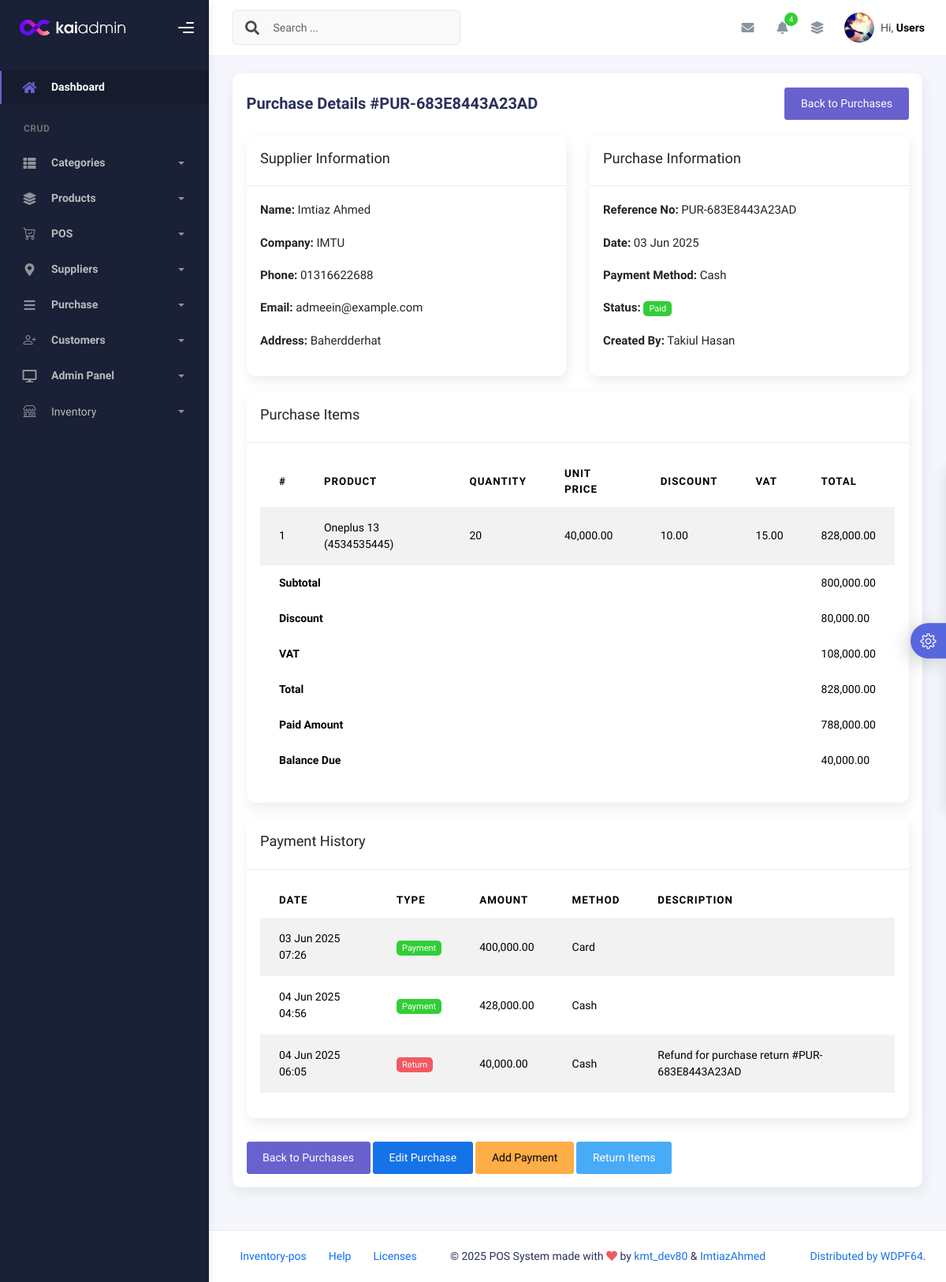
The app's page /modules/purchase/purchase_details.php?id=11 (signed in), older data.
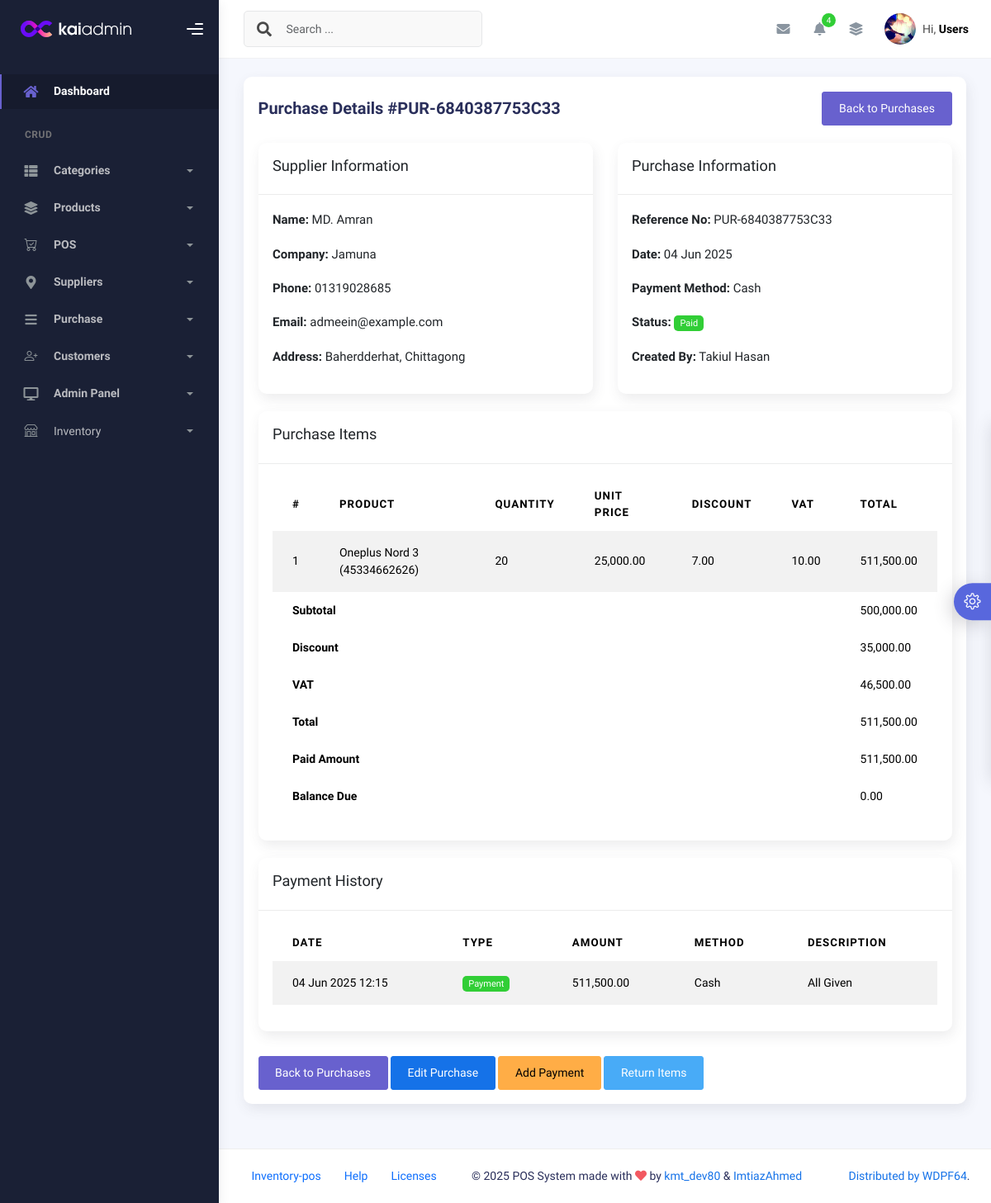
The same page, newer data.
### tables this page shows
CREATE TABLE `purchase` (
  `id` int(11) NOT NULL,
  `supplier_id` int(11) DEFAULT NULL,
  `reference_no` varchar(50) DEFAULT NULL,
  `purchase_date` date NOT NULL,
  `payment_method` varchar(20) DEFAULT 'cash',
  `payment_status` enum('pending','partial','paid') DEFAULT 'pending',
  `discount` decimal(10,2) DEFAULT 0.00,
  `subtotal` decimal(10,2) DEFAULT 0.00,
  `vat` decimal(10,2) NOT NULL DEFAULT 0.00,
  `total` decimal(10,2) NOT NULL,
  `user_id` int(11) DEFAULT NULL,
  `is_deleted` tinyint(1) DEFAULT 0,
  `deleted_at` timestamp NULL DEFAULT NULL,
  `created_at` timestamp NOT NULL DEFAULT current_timestamp(),
  `updated_at` timestamp NOT NULL DEFAULT current_timestamp() ON UPDATE current_timestamp()
);

CREATE TABLE `suppliers` (
  `id` int(11) NOT NULL,
  `name` varchar(100) NOT NULL,
  `phone` varchar(20) DEFAULT NULL,
  `email` varchar(100) DEFAULT NULL,
  `address` text DEFAULT NULL,
  `company_name` varchar(100) DEFAULT NULL,
  `created_at` timestamp NOT NULL DEFAULT current_timestamp(),
  `updated_at` timestamp NOT NULL DEFAULT current_timestamp() ON UPDATE current_timestamp()
);

CREATE TABLE `purchase_items` (
  `id` int(11) NOT NULL,
  `purchase_id` int(11) NOT NULL,
  `product_id` int(11) NOT NULL,
  `quantity` int(11) NOT NULL,
  `unit_price` decimal(10,2) NOT NULL,
  `discount` decimal(10,2) DEFAULT 0.00,
  `subtotal` decimal(10,2) DEFAULT 0.00,
  `vat` decimal(5,2) DEFAULT 0.00,
  `total_price` decimal(10,2) NOT NULL,
  `created_at` timestamp NOT NULL DEFAULT current_timestamp()
);

CREATE TABLE `products` (
  `id` int(11) NOT NULL,
  `name` varchar(100) NOT NULL,
  `barcode` varchar(50) NOT NULL,
  `category_id` int(11) DEFAULT NULL,
  `sub_category_id` int(11) DEFAULT NULL,
  `child_category_id` int(11) DEFAULT NULL,
  `brand_id` int(11) DEFAULT NULL,
  `price` decimal(10,2) NOT NULL,
  `sell_price` decimal(10,2) NOT NULL,
  `is_deleted` tinyint(1) DEFAULT 0,
  `deleted_at` timestamp NULL DEFAULT NULL,
  `created_at` timestamp NOT NULL DEFAULT current_timestamp(),
  `updated_at` timestamp NOT NULL DEFAULT current_timestamp() ON UPDATE current_timestamp()
);

CREATE TABLE `purchase_payment` (
  `id` int(11) NOT NULL,
  `supplier_id` int(11) DEFAULT NULL,
  `purchase_id` int(11) DEFAULT NULL,
  `purchase_return_id` int(11) DEFAULT NULL,
  `type` enum('payment','return') NOT NULL,
  `amount` decimal(10,2) NOT NULL,
  `payment_method` enum('cash','credit','card','bank_transfer') NOT NULL DEFAULT 'cash',
  `description` text DEFAULT NULL,
  `created_at` timestamp NOT NULL DEFAULT current_timestamp()
);

### modules/purchase/purchase_details.php (the view, shortened to what the changed rows need)
<?php
require_once __DIR__ . '/../../db_plugin.php';
$purchase_id = $_GET['id'];
$purchase_result = $mysqli->common_select('purchase', '*', ['id' => $purchase_id]);
$purchase = $purchase_result['data'][0];
$supplier = $mysqli->common_select('suppliers', '*', ['id' => $purchase->supplier_id])['data'][0] ?? null;
$items_result = $mysqli->common_select('purchase_items', '*', ['purchase_id' => $purchase_id]);
$items = $items_result['data'];
$payments_result = $mysqli->common_select('purchase_payment', '*', ['purchase_id' => $purchase_id]);
$payments = $payments_result['data'];
$paid_amount = 0;
foreach ($payments as $payment) {
    if ($payment->type == 'payment') {
        $paid_amount += $payment->amount;
    } else {
        $paid_amount -= $payment->amount;
    }
}
require_once __DIR__ . '/../../requires/header.php';
require_once __DIR__ . '/../../requires/topbar.php';
?>
<div class="container">
    <div class="page-inner">
        <div class="row">
            <div class="col-md-12 grid-margin">
                <div class="card">
                    <div class="card-body">
                        <div class="d-flex justify-content-between align-items-center mb-4">
                            <h4 class="card-title">Purchase Details #<?= $purchase->reference_no ?></h4>
                            <a href="view_purchases.php" class="btn btn-secondary">Back to Purchases</a>
                        </div>
                        <div class="row">
                            <div class="col-md-6">
                                <div class="card mb-4">
                                    <div class="card-body">
                                        <?php if ($supplier): ?>
                                            <p><strong>Name:</strong> <?= $supplier->name ?></p>
                                            <p><strong>Company:</strong> <?= $supplier->company_name ?? 'N/A' ?></p>
                                            <p><strong>Phone:</strong> <?= $supplier->phone ?? 'N/A' ?></p>
                                            <p><strong>Email:</strong> <?= $supplier->email ?? 'N/A' ?></p>
                                            <p><strong>Address:</strong> <?= $supplier->address ?? 'N/A' ?></p>
                                        <?php else: ?>
                                            <p>Supplier information not available</p>
                                        <?php endif; ?>
                                    </div>
                                </div>
                            </div>
                            <div class="col-md-6">
                                <div class="card mb-4">
                                    <div class="card-body">
                                        <p><strong>Reference No:</strong> <?= $purchase->reference_no ?></p>
                                        <p><strong>Date:</strong> <?= date('d M Y', strtotime($purchase->purchase_date)) ?></p>
                                        <p><strong>Payment Method:</strong> <?= ucfirst($purchase->payment_method) ?></p>
                                        <p>
                                            <strong>Status:</strong>
                                            <span class="badge badge-<?=
                                                $purchase->payment_status == 'paid' ? 'success' :
                                                ($purchase->payment_status == 'partial' ? 'warning' : 'danger')
                                            ?>">
                                                <?= ucfirst($purchase->payment_status) ?>
                                            </span>
                                        </p>
                                        <p><strong>Created By:</strong>
                                            <?php
                                                $user = $mysqli->common_select('users', 'full_name', ['id' => $purchase->user_id])['data'][0] ?? null;
                                                echo $user ? $user->full_name : 'Unknown';
                                            ?>
                                        </p>
                                    </div>
                                </div>
                            </div>
                        </div>
                        <div class="card mb-4">
                            <div class="card-body">
                                <div class="table-responsive">
                                    <table class="table table-striped">
                                        <thead>
                                            <tr>
                                                <th>#</th>
                                                <th>Product</th>
                                                <th>Quantity</th>
                                                <th>Unit Price</th>
                                                <th>Discount</th>
                                                <th>VAT</th>
                                                <th>Total</th>
                                            </tr>
                                        </thead>
                                        <tbody>
                                            <?php foreach ($items as $index => $item):
                                                $product = $mysqli->common_select('products', '*', ['id' => $item->product_id])['data'][0] ?? null;
                                            ?>
                                                <tr>
                                                    <td><?= $index + 1 ?></td>
                                                    <td><?= $product ? $product->name . ' (' . $product->barcode . ')' : 'Product not found' ?></td>
                                                    <td><?= $item->quantity ?></td>
                                                    <td><?= number_format($item->unit_price, 2) ?></td>
                                                    <td><?= number_format($item->discount, 2) ?></td>
                                                    <td><?= number_format($item->vat, 2) ?></td>
                                                    <td><?= number_format($item->total_price, 2) ?></td>
                                                </tr>
                                            <?php endforeach; ?>
                                        </tbody>
                                        <tfoot>
                                            <tr>
                                                <td colspan="6" class="text-right"><strong>Subtotal</strong></td>
                                                <td><?= number_format($purchase->subtotal, 2) ?></td>
                                            </tr>
                                            <tr>
                                                <td colspan="6" class="text-right"><strong>Discount</strong></td>
                                                <td><?= number_format($purchase->discount, 2) ?></td>
                                            </tr>
                                            <tr>
                                                <td colspan="6" class="text-right"><strong>VAT</strong></td>
                                                <td><?= number_format($purchase->vat, 2) ?></td>
                                            </tr>
                                            <tr>
                                                <td colspan="6" class="text-right"><strong>Total</strong></td>
                                                <td><?= number_format($purchase->total, 2) ?></td>
                                            </tr>
                                            <tr>
                                                <td colspan="6" class="text-right"><strong>Paid Amount</strong></td>
                                                <td><?= number_format($paid_amount, 2) ?></td>
                                            </tr>
                                            <tr>
                                                <td colspan="6" class="text-right"><strong>Balance Due</strong></td>
                                                <td><?= number_format($purchase->total - $paid_amount, 2) ?></td>
                                            </tr>
                                        </tfoot>
                                    </table>
                                </div>
                            </div>
                        </div>
                        <div class="card">
                            <div class="card-body">
                                <?php if (!empty($payments)): ?>
                                    <div class="table-responsive">
                                        <table class="table table-striped">
                                            <thead>
                                                <tr>
                                                    <th>Date</th>
                                                    <th>Type</th>
                                                    <th>Amount</th>
                                                    <th>Method</th>
                                                    <th>Description</th>
                                                </tr>
                                            </thead>
                                            <tbody>
                                                <?php foreach ($payments as $payment): ?>
                                                    <tr>
                                                        <td><?= date('d M Y H:i', strtotime($payment->created_at)) ?></td>
                                                        <td>
                                                            <span class="badge badge-<?= $payment->type == 'payment' ? 'success' : 'danger' ?>">
                                                                <?= ucfirst($payment->type) ?>
                                                            </span>
                                                        </td>
                                                        <td><?= number_format($payment->amount, 2) ?></td>
                                                        <td><?= ucfirst($payment->payment_method) ?></td>
                                                        <td><?= $payment->description ?? 'N/A' ?></td>
                                                    </tr>
                                                <?php endforeach; ?>
                                            </tbody>
                                        </table>
                                    </div>
                                <?php else: ?>
                                    <p>No payment records found for this purchase.</p>
                                <?php endif; ?>
                            </div>
                        </div>
                    </div>
                </div>
            </div>
        </div>
    </div>
</div>
<?php include __DIR__ . '/../../requires/footer.php'; ?>

Row changes from the older to the newer data that the page shows:
no longer on this page (row edited): suppliers: name "Imtiaz Ahmed", company_name "IMTU", phone "01316622688", email "admeein@example.com", address "Baherdderhat"
removed purchase_payment: created_at "03 Jun 2025 07:26", type "Payment", amount "400,000.00", payment_method "Card"
no longer on this page (row edited): purchase_payment: created_at "04 Jun 2025 04:56", type "Payment", amount "428,000.00", payment_method "Cash"
changed purchase "Cash": reference_no "PUR-683E8443A23AD" → "PUR-6840387753C33"; purchase_date "03 Jun 2025" → "04 Jun 2025"; subtotal "800,000.00" → "500,000.00"; discount "80,000.00" → "35,000.00"; vat "108,000.00" → "46,500.00"; total "828,000.00" → "511,500.00"; $purchase->total-$paid_amount "40,000.00" → "0.00"
added suppliers: name "MD. Amran", company_name "Jamuna", phone "01319028685", email "admeein@example.com", address "Baherdderhat, Chittagong"
changed purchase_items: product.name "Oneplus 13" → "Oneplus Nord 3"; product.barcode "4534535445" → "45334662626"; unit_price "40,000.00" → "25,000.00"; discount "10.00" → "7.00"; vat "15.00" → "10.00"; total_price "828,000.00" → "511,500.00"
changed purchase_payment "Cash": created_at "04 Jun 2025 06:05" → "04 Jun 2025 12:15"; type "Return" → "Payment"; amount "40,000.00" → "511,500.00"; description "Refund for purchase return #PUR-683E8443A23AD" → "All Given"
Text that changed along with them:
$paid_amount: "788,000.00" → "511,500.00"
